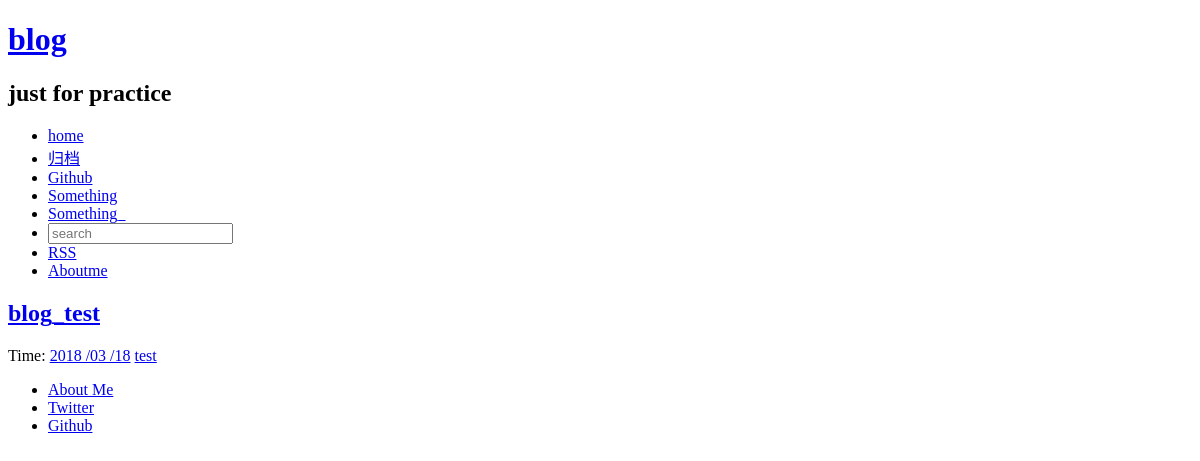
/archives/, run on an earlier commit of the app's database.
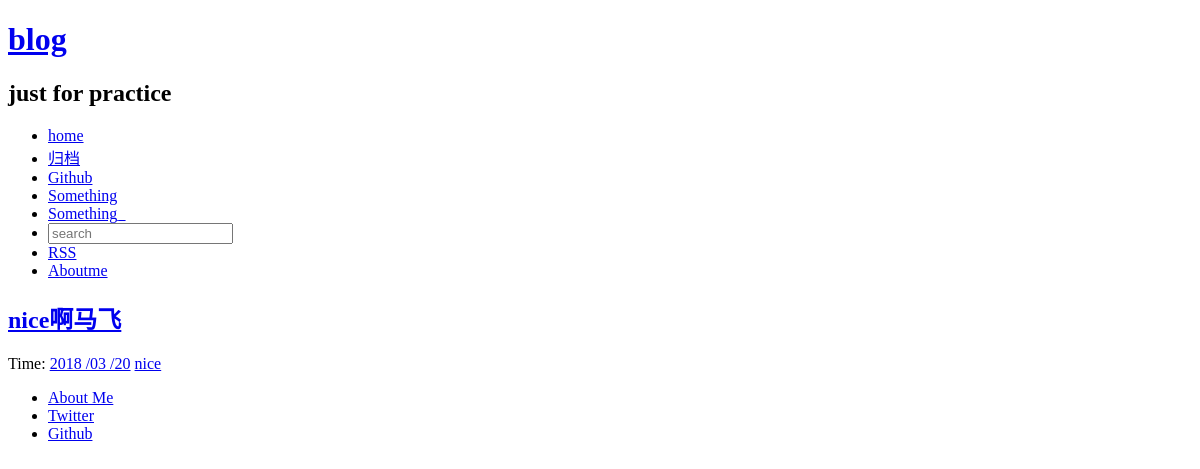
And on a later commit of the database.
### article/models.py (models this page shows, shortened)
class Article(models.Model):
    title = models.CharField(max_length = 100) #博客题目
    category = models.CharField(max_length = 50,blank = True) #博客标签
    date_time = models.DateTimeField(auto_now_add = True) #博客日期
    content = models.TextField(blank = True,null = True) #博客文章正文
    tag = models.ManyToManyField(Tag,blank=True) #博客标签可为空
    """
    其中__str__(self) 函数Article对象要怎么表示自己,
    一般系统默认使用<Article: Article object> 来表示对象,
    通过这个函数可以告诉系统使用title字段来表示这个对象
    """
    class Meta: #按时间下降排序
        ordering = ['-date_time']

### article/views.py (the view)
# urls.py: url(r'^archives/$',views.archives,name = 'archives'),
def archives(request):
    try:
        post_list = Article.objects.all()
    except Article.DoesNotExist:
        raise Http404
    return render(request,'archives.html',{'post_list':post_list,'error':False})

### templates/archives.html
{% extends "base.html" %}
{% block content %}
<div class="posts">
    {% if error %}
        <h2 class="post-title">没有相关文章题目</a></h2>
    {% else %}
    {% for post in post_list %}
        <section class="post">
            <header class="post-header">
                <h2 class="post-title"><a href="{% url "detail" id=post.id %}">{{ post.title }}</a></h2>
                    <p class="post-meta">
                        Time:  <a class="post-author" href="#">{{ post.date_time |date:"Y /m /d"}}</a> <a class="post-category post-category-js" href="{% url "search_tag" tag=post.category %}">{{ post.category }}</a>
                    </p>
            </header>
        </section>
    {% endfor %}
    {% endif %}
</div>
{% endblock %}

What changed in the data, as far as the page shows it:
removed Article: title "blog_test", date_time "2018 /03 /18", category "test"
added Article: title "nice啊马飞", date_time "2018 /03 /20", category "nice"
